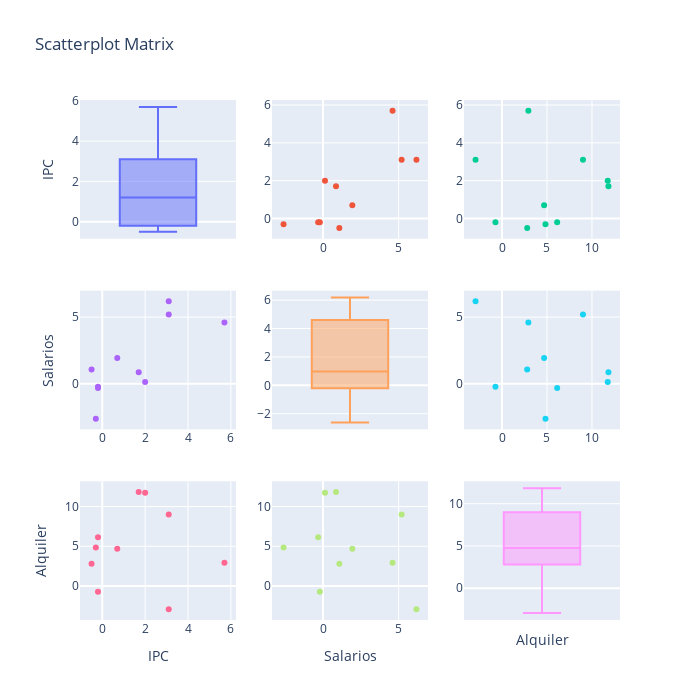

The notebook cell saved with this chart:
### Code cell
import plotly.figure_factory as ff


fig = ff.create_scatterplotmatrix(salario_ipc_alquiler,
                                 diag = 'box',
                                #  index = salario_ipc_alquiler['Alquiler'],
                                 colormap = sns.diverging_palette(145, 280, s=85, l=25, n=7),
                                 height = 700,
                                 width = 700)


iplot(fig)
fig.write_html("Scatterplot ipc, alquiler, salario.html")

### Figure 1 — Plotly figure (JSON) as saved in the notebook; plotly's stock layout.template omitted (floating-point values rounded to 4 significant figures)
{"data": [{"showlegend": false, "type": "box", "xaxis": "x", "y": [-0.2, -0.5, -0.2, 2, 1.7, 0.7, -0.3, 3.1, 5.7, 3.1], "yaxis": "y"}, {"marker": {"size": 6}, "mode": "markers", "showlegend": false, "type": "scatter", "x": [-0.21, 1.08, -0.32, 0.13, 0.86, 1.94, -2.61, 6.18, 4.6, 5.2], "xaxis": "x2", "y": [-0.2, -0.5, -0.2, 2, 1.7, 0.7, -0.3, 3.1, 5.7, 3.1], "yaxis": "y2"}, {"marker": {"size": 6}, "mode": "markers", "showlegend": false, "type": "scatter", "x": [-0.73, 2.8, 6.13, 11.75, 11.83, 4.68, 4.83, -2.94, 2.93, 9], "xaxis": "x3", "y": [-0.2, -0.5, -0.2, 2, 1.7, 0.7, -0.3, 3.1, 5.7, 3.1], "yaxis": "y3"}, {"marker": {"size": 6}, "mode": "markers", "showlegend": false, "type": "scatter", "x": [-0.2, -0.5, -0.2, 2, 1.7, 0.7, -0.3, 3.1, 5.7, 3.1], "xaxis": "x4", "y": [-0.21, 1.08, -0.32, 0.13, 0.86, 1.94, -2.61, 6.18, 4.6, 5.2], "yaxis": "y4"}, {"showlegend": false, "type": "box", "xaxis": "x5", "y": [-0.21, 1.08, -0.32, 0.13, 0.86, 1.94, -2.61, 6.18, 4.6, 5.2], "yaxis": "y5"}, {"marker": {"size": 6}, "mode": "markers", "showlegend": false, "type": "scatter", "x": [-0.73, 2.8, 6.13, 11.75, 11.83, 4.68, 4.83, -2.94, 2.93, 9], "xaxis": "x6", "y": [-0.21, 1.08, -0.32, 0.13, 0.86, 1.94, -2.61, 6.18, 4.6, 5.2], "yaxis": "y6"}, {"marker": {"size": 6}, "mode": "markers", "showlegend": false, "type": "scatter", "x": [-0.2, -0.5, -0.2, 2, 1.7, 0.7, -0.3, 3.1, 5.7, 3.1], "xaxis": "x7", "y": [-0.73, 2.8, 6.13, 11.75, 11.83, 4.68, 4.83, -2.94, 2.93, 9], "yaxis": "y7"}, {"marker": {"size": 6}, "mode": "markers", "showlegend": false, "type": "scatter", "x": [-0.21, 1.08, -0.32, 0.13, 0.86, 1.94, -2.61, 6.18, 4.6, 5.2], "xaxis": "x8", "y": [-0.73, 2.8, 6.13, 11.75, 11.83, 4.68, 4.83, -2.94, 2.93, 9], "yaxis": "y8"}, {"showlegend": false, "type": "box", "xaxis": "x9", "y": [-0.73, 2.8, 6.13, 11.75, 11.83, 4.68, 4.83, -2.94, 2.93, 9], "yaxis": "y9"}], "layout": {"height": 700, "showlegend": true, "title": {"text": "Scatterplot Matrix"}, "width": 700, "xaxis": {"anchor": "y", "domain": [0, 0.2889], "showticklabels": false}, "xaxis2": {"anchor": "y2", "domain": [0.3556, 0.6444]}, "xaxis3": {"anchor": "y3", "domain": [0.7111, 1]}, "xaxis4": {"anchor": "y4", "domain": [0, 0.2889]}, "xaxis5": {"anchor": "y5", "domain": [0.3556, 0.6444], "showticklabels": false}, "xaxis6": {"anchor": "y6", "domain": [0.7111, 1]}, "xaxis7": {"anchor": "y7", "domain": [0, 0.2889], "title": {"text": "IPC"}}, "xaxis8": {"anchor": "y8", "domain": [0.3556, 0.6444], "title": {"text": "Salarios"}}, "xaxis9": {"anchor": "y9", "domain": [0.7111, 1], "showticklabels": false, "title": {"text": "Alquiler"}}, "yaxis": {"anchor": "x", "domain": [0.7333, 1], "title": {"text": "IPC"}}, "yaxis2": {"anchor": "x2", "domain": [0.7333, 1]}, "yaxis3": {"anchor": "x3", "domain": [0.7333, 1]}, "yaxis4": {"anchor": "x4", "domain": [0.3667, 0.6333], "title": {"text": "Salarios"}}, "yaxis5": {"anchor": "x5", "domain": [0.3667, 0.6333]}, "yaxis6": {"anchor": "x6", "domain": [0.3667, 0.6333]}, "yaxis7": {"anchor": "x7", "domain": [0, 0.2667], "title": {"text": "Alquiler"}}, "yaxis8": {"anchor": "x8", "domain": [0, 0.2667]}, "yaxis9": {"anchor": "x9", "domain": [0, 0.2667]}}}
